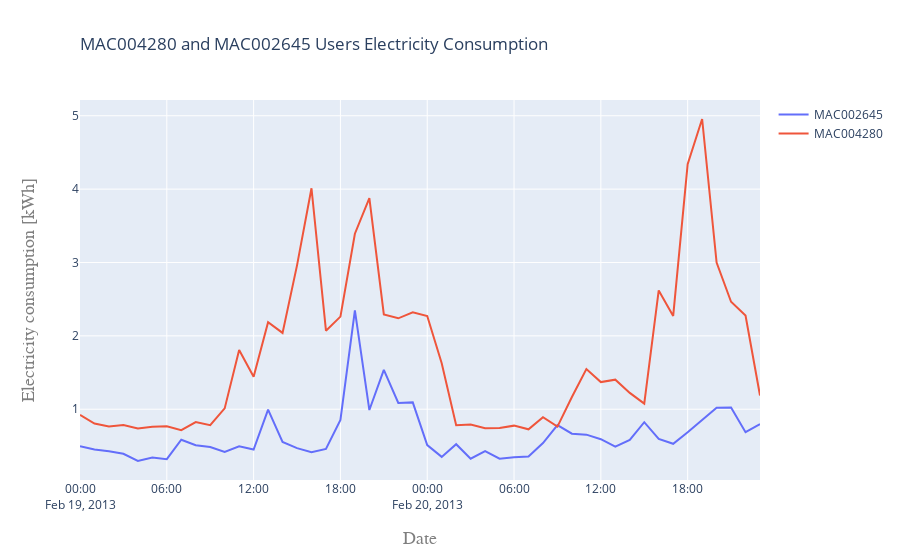

Here is the notebook cell this chart was saved with:
### Code cell
fig = go.Figure()


fig.add_trace(go.Line(x=MAC002645_df_h['2013-02-19':'2013-02-21'].index,
                      y=MAC002645_df_h['2013-02-19':'2013-02-20']['kWh'], name="MAC002645"));


fig.add_trace(go.Line(x=MAC004280_df_h['2013-02-19':'2013-02-21'].index,
                      y=MAC004280_df_h['2013-02-19':'2013-02-20']['kWh'], name="MAC004280"));


fig.update_layout(
    title=go.layout.Title(text="MAC004280 and MAC002645 Users Electricity Consumption", xref="paper", x=0),
    xaxis=go.layout.XAxis(title=go.layout.xaxis.Title(text="Date", font=dict(family="Courier New, monospace",
                          size=18, color="#7f7f7f"))),
    yaxis=go.layout.YAxis(title=go.layout.yaxis.Title(text="Electricity consumption [kWh]",
                          font=dict(family="Courier New, monospace", size=18, color="#7f7f7f"))))

fig.show()
